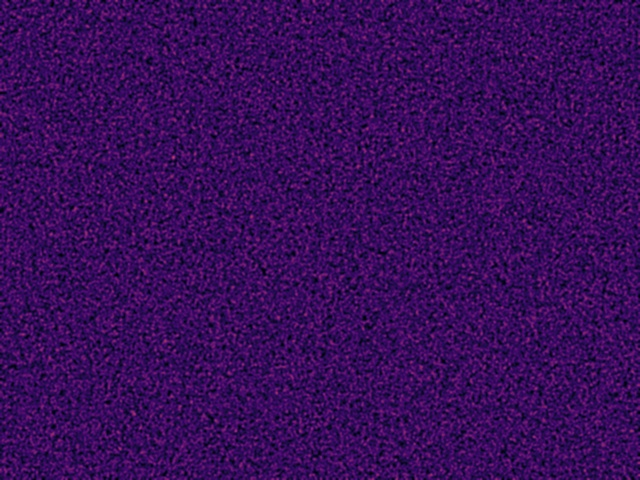
#> input picture images/calibrated_ir_image.jpg, 640 x 480 px, found by its file name
$ python analyze_ir.py
#> lines starting #> are read from the running program, lines starting #| are printed output that depends on the picture
import numpy as np
import cv2
import matplotlib.pyplot as plt
import seaborn as sns

# Load the calibrated infrared image
calibrated_image = cv2.imread("calibrated_ir_image.jpg", cv2.IMREAD_GRAYSCALE)
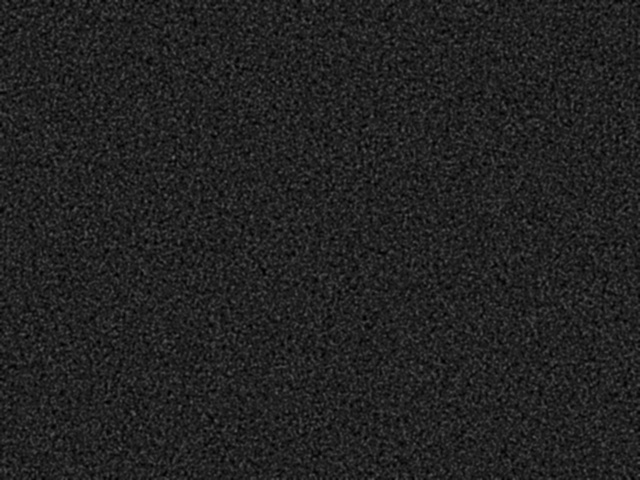
#> calibrated_image: shape (480, 640); min 0, max 105, mean 34.1

# Analyze pixel intensity distribution
def analyze_pixel_distribution(image):
    plt.figure(figsize=(8,5))
    plt.hist(image.ravel(), bins=50, color='red', alpha=0.7)
    plt.title("Pixel Intensity Distribution")
    plt.xlabel("Pixel Intensity (Temperature Approximation)")
    plt.ylabel("Frequency")
    plt.grid()
    plt.show()
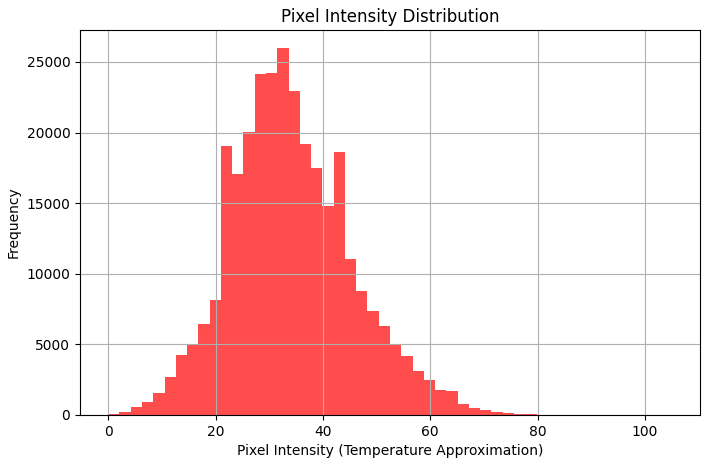
#> figure drawn by matplotlib, 1 panel; tallest bar 25966 high, from x = 31.5 to 33.6

# Detect anomalies (hotspots, cold spots, and dead pixels)
def detect_anomalies(image):
    mean_intensity = np.mean(image)
#> mean_intensity = 34.08
    std_intensity = np.std(image)
#> std_intensity = 11.3

    # Define thresholds
    hotspot_threshold = mean_intensity + (2 * std_intensity)
#> hotspot_threshold = 56.68
    coldspot_threshold = mean_intensity - (2 * std_intensity)
#> coldspot_threshold = 11.48

    # Identify hotspot and coldspot pixels
    hotspots = (image > hotspot_threshold).astype(np.uint8) * 255
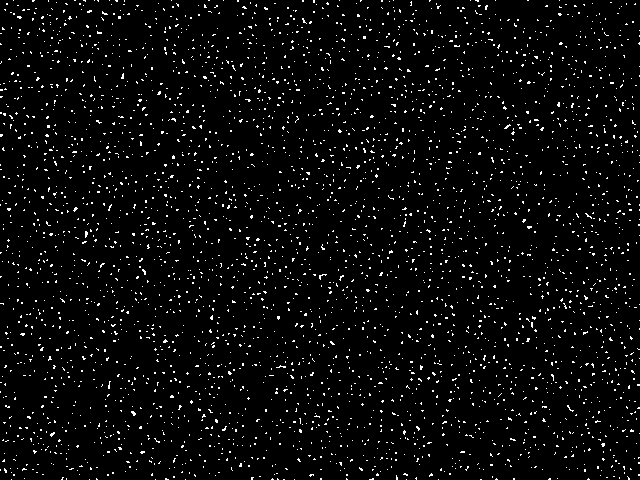
#> hotspots: shape (480, 640); 3.6% white in thin lines or dots
    coldspots = (image < coldspot_threshold).astype(np.uint8) * 255
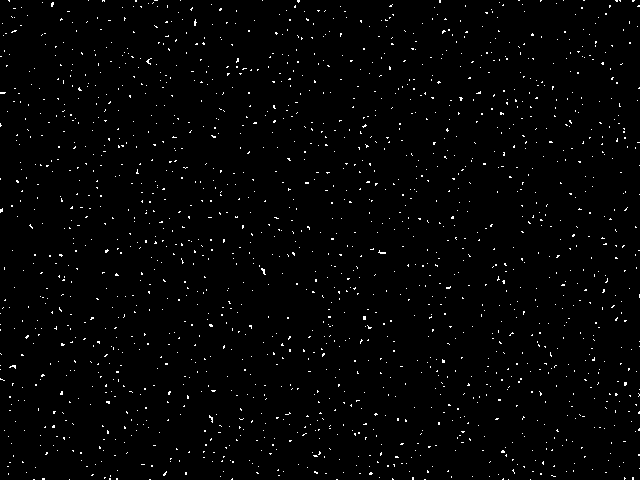
#> coldspots: shape (480, 640); 1.4% white in thin lines or dots

    return hotspots, coldspots

# Generate heatmap of pixel intensity
def generate_heatmap(image):
    plt.figure(figsize=(8,6))
    sns.heatmap(image, cmap="inferno", xticklabels=False, yticklabels=False)
    plt.title("Infrared Sensor Heatmap")
    plt.show()
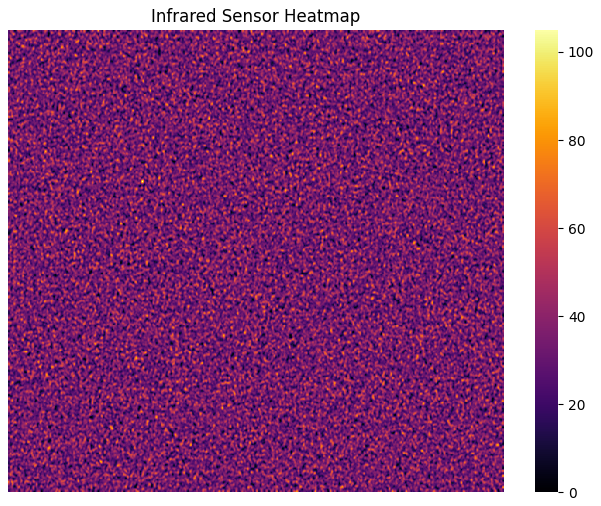
#> figure drawn by matplotlib, 2 panels

# Run analysis functions
analyze_pixel_distribution(calibrated_image)

hotspots, coldspots = detect_anomalies(calibrated_image)

# Display Hotspots & Coldspots
plt.figure(figsize=(10,5))
plt.subplot(1,2,1)
plt.imshow(hotspots, cmap="hot")
plt.title("Hotspots Detected")
plt.axis("off")

plt.subplot(1,2,2)
plt.imshow(coldspots, cmap="cool")
plt.title("Coldspots Detected")
plt.axis("off")

plt.show()

# Generate heatmap for visualization
generate_heatmap(calibrated_image)

# Save anomaly images
cv2.imwrite("hotspots_detected.jpg", hotspots)
cv2.imwrite("coldspots_detected.jpg", coldspots)
print("Hotspot & Coldspot images saved successfully.")
